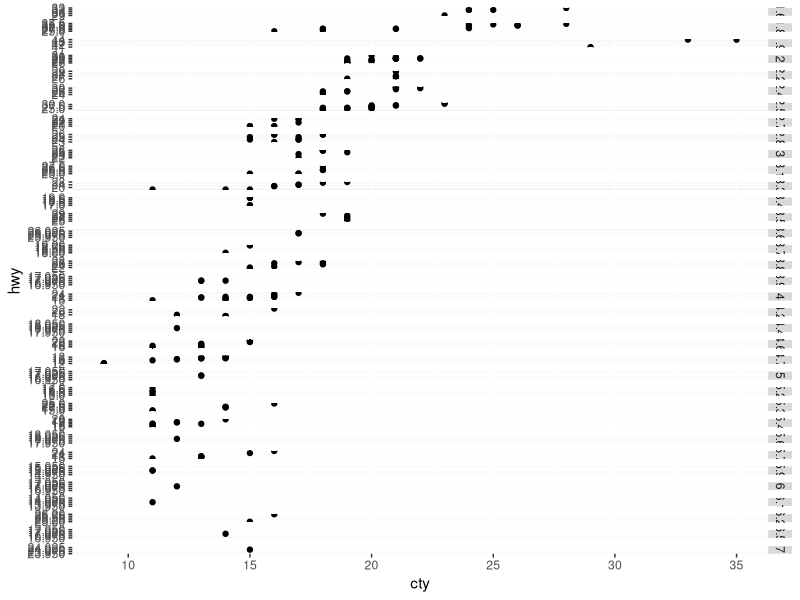
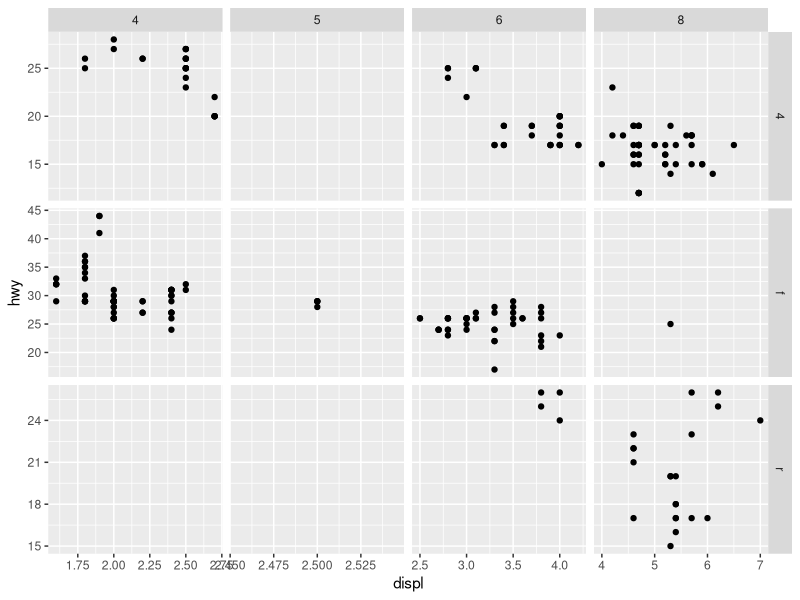
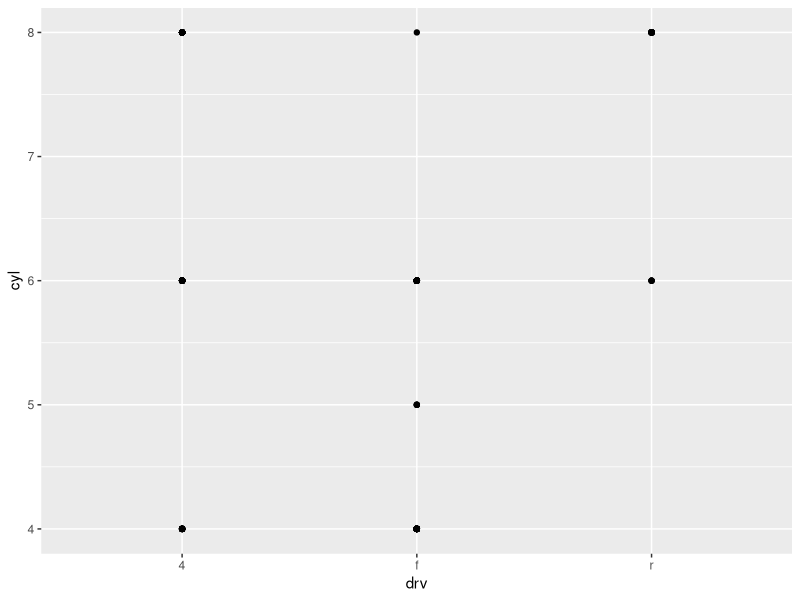
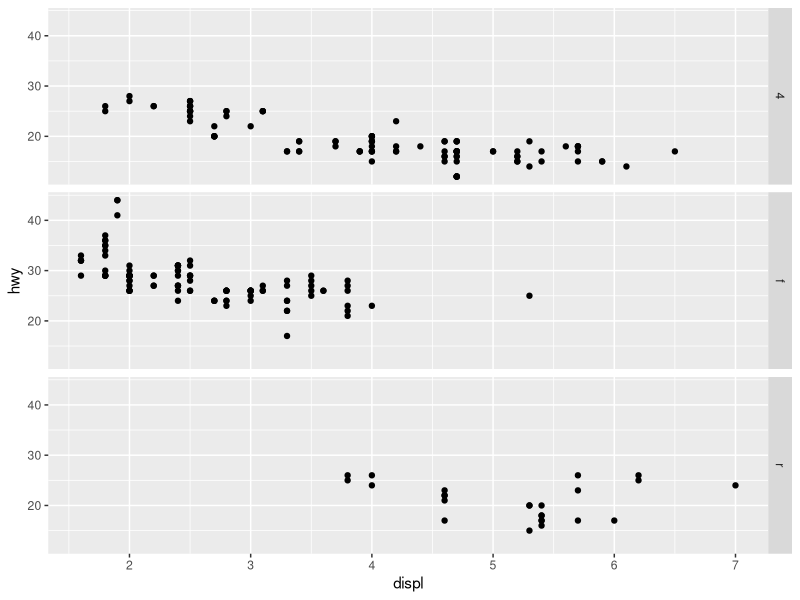
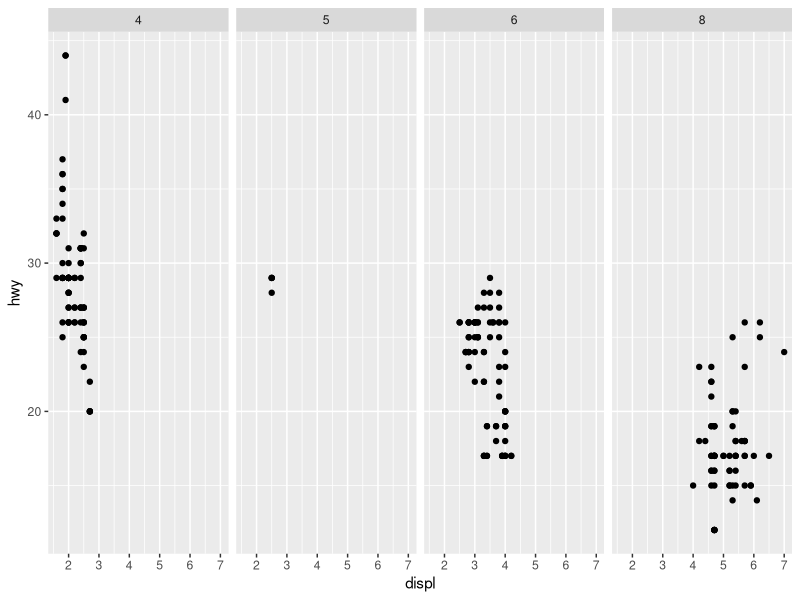
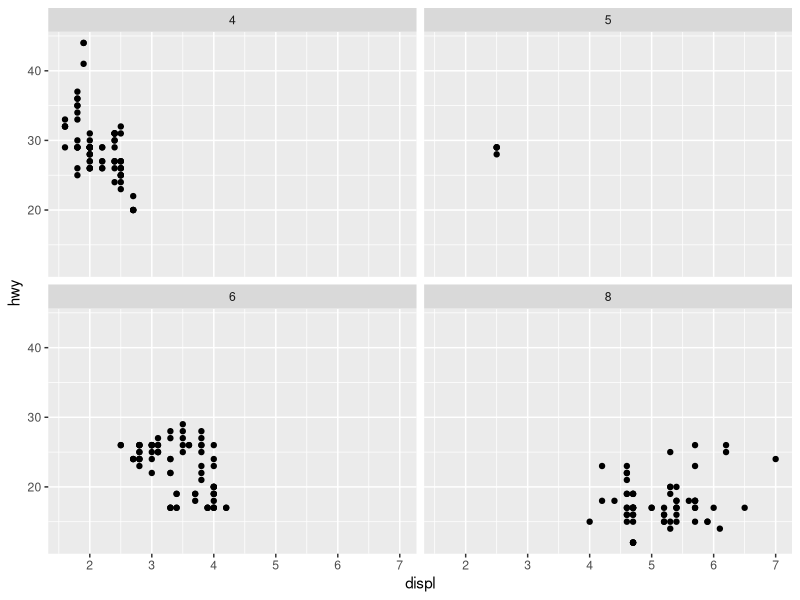
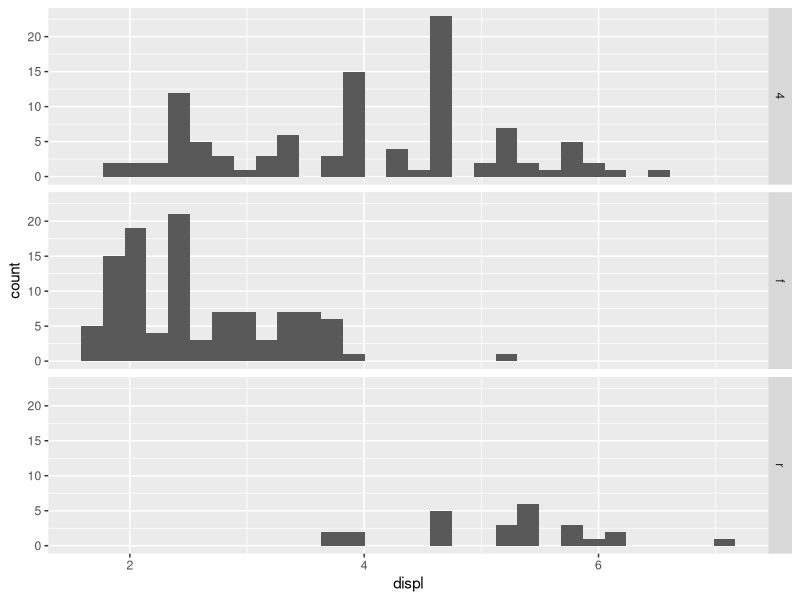
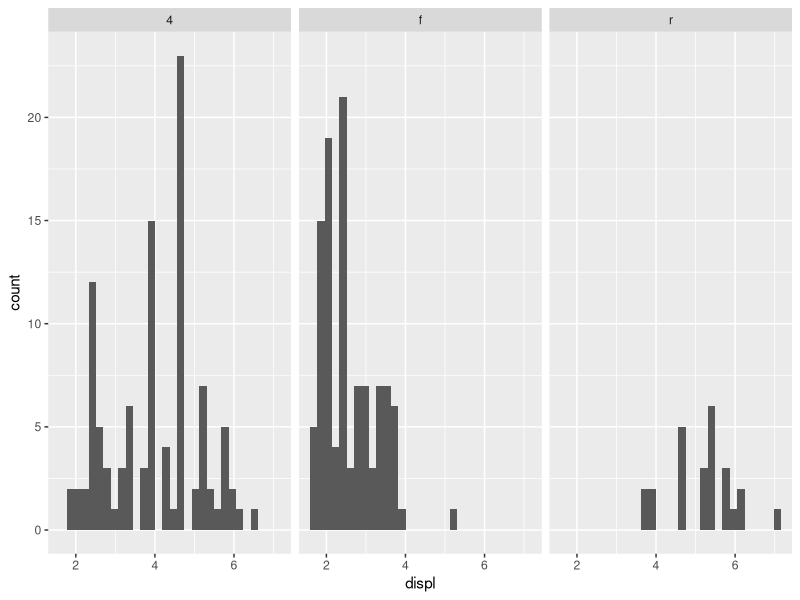

Source code (R) for these figures, in order:
## ---- chunk 1
library(tidyverse)
library(ggridges)
## ---- chunk 2
head(mpg)
ggplot(mpg, mapping=aes(x=cty,y=hwy))+
  geom_point() +
  facet_grid(displ~. ,scales="free")
## ---- chunk 3
ggplot(mpg, aes(x = displ, y = hwy)) + 
  geom_point() + 
  facet_grid(drv ~ cyl, scales = "free")
## ---- chunk 4
ggplot(mpg) + 
  geom_point(aes(x = drv, y = cyl))
## ---- chunk 5
ggplot(mpg) + 
  geom_point(aes(x = displ, y = hwy)) +
  facet_grid(drv ~ .)

ggplot(mpg) + 
  geom_point(aes(x = displ, y = hwy)) +
  facet_grid(. ~ cyl)
## ---- chunk 6
ggplot(mpg) + 
  geom_point(aes(x = displ, y = hwy)) + 
  facet_wrap(~ cyl, nrow = 2)
## ---- chunk 7
?facet_wrap
?facet_grid
## ---- chunk 8
ggplot(mpg, aes(x = displ)) + 
  geom_histogram() + 
  facet_grid(drv ~ .)

ggplot(mpg, aes(x = displ)) + 
  geom_histogram() +
  facet_grid(. ~ drv)
## ---- chunk 9
ggplot(mpg) + 
  geom_point(aes(x = displ, y = hwy)) +
  facet_grid(drv ~ .)
## ---- chunk 10
ggplot(mpg) + 
  geom_point(aes(x = displ, y = hwy)) +
  facet_wrap(drv ~ .)
## ---- chunk 11
ggplot(diamonds) + 
  stat_summary(
    aes(x = cut, y = depth),
    fun.min = min,
    fun.max = max,
    fun = median
  )
## ---- chunk 12
?stat_summary
## ---- chunk 13
ggplot(data = diamonds)+
  geom_pointrange(
    mapping = aes(x = cut, y = depth),
    fun.min = min,
    fun.max = max,
    fun = median,
    stat = "summary"
  )
## ---- chunk 14
?geom_col
## ---- chunk 15
?stat_smooth
## ---- chunk 16
ggplot(diamonds, aes(x = cut, y = after_stat(prop), group = 1)) + 
  geom_bar()
## ---- chunk 17
ggplot(diamonds, aes(x = cut, fill = color, y = after_stat(prop)) ) + 
  geom_bar()
## ---- chunk 18
ggplot(mpg, aes(x = cty, y = hwy)) + 
  geom_point()
## ---- chunk 19
ggplot(mpg, aes(x = cty, y = hwy)) + 
  geom_point(position = "jitter")
## ---- chunk 20
ggplot(mpg, aes(x = displ, y = hwy)) +
  geom_point()
## ---- chunk 21
ggplot(mpg, aes(x = displ, y = hwy)) +
  geom_point(position = "identity")
## ---- chunk 22
?geom_jitter
## ---- chunk 23
ggplot(mpg, aes(x = cty, y = hwy)) + 
  geom_jitter(width=10)
## ---- chunk 24
ggplot(mpg, aes(x = cty, y = hwy)) + 
  geom_jitter()
## ---- chunk 25
ggplot(mpg, aes(x = cty, y = hwy)) + 
  geom_count()
## ---- chunk 26
?geom_boxplot
## ---- chunk 27
ggplot(mpg, aes(x = drv, y = hwy)) + 
  geom_boxplot()
